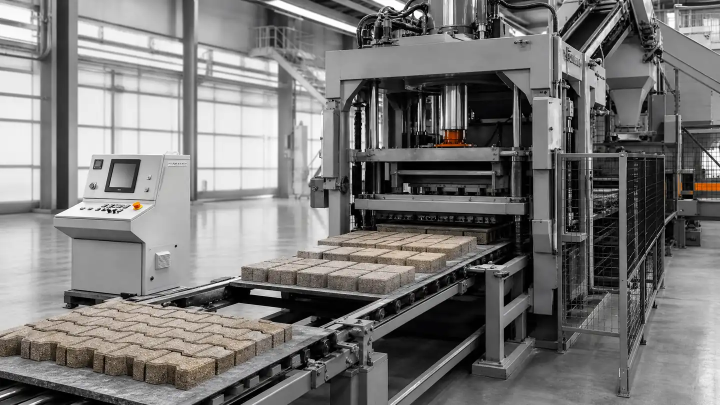
#> input picture assets/img/industries/building-materials.webp, 1440 x 810 px (shown at 1/2 size)
$ python -i process_inbox.py   (imports and definitions only)
#> lines starting #> are read from the running program, lines starting #| are printed output that depends on the picture; after the words box and inside, x2 and y2 are one past the last pixel; in counts of white or black regions, pixels touching at a corner belong together
"""Обработка заявок бота: inbox/{id}/request.json + фото → assets/data/cases.json + фото кейса.

Формат кейса (format): machine — ремонт станка/линии на объекте (по умолчанию), block — ремонт блока в мастерской
(кейс показывается на страницах /blocks/ своего вида, бренда и модели). photo_alts — подписи к фото по порядку.

Для каждой заявки:
  - новый вид оборудования (equipment_type_new) добавляется в справочник;
  - slug «бренд-модель» (при занятости — с -2, -3…);
  - фото: кадр 3:2 по центру, 1200×800, стиль сайта (монохром, тёплые тона 15–45° сохраняются), WebP ≤100 КБ,
    без метаданных → assets/img/cases/{slug}/photo-N.webp;
  - запись добавляется в cases.json, папка заявки удаляется.
Итог пишется в inbox_report.json (для отчёта в Telegram).

Запуск из корня репозитория:  python3 bot/process_inbox.py   (нужен Pillow)
"""
import glob
import json
import os
import re
import shutil
import sys

from PIL import Image, ImageChops, ImageOps

ROOT = os.path.dirname(os.path.dirname(os.path.abspath(__file__)))
MAX_BYTES = 100 * 1024
SIZE = (1200, 800)
HUE_KEEP = (11, 32)          # 15–45° в шкале Pillow 0–255: оранжевые и коричневые тона
TRANSLIT = dict(zip('абвгдеёжзийклмнопрстуфхцчшщъыьэюя',
                    ['a', 'b', 'v', 'g', 'd', 'e', 'e', 'zh', 'z', 'i', 'y', 'k', 'l', 'm', 'n', 'o', 'p', 'r', 's', 't',
                     'u', 'f', 'h', 'ts', 'ch', 'sh', 'sch', '', 'y', '', 'e', 'yu', 'ya']))


# [18 lines left out: functions slugify, lower_first, sentence, not called in this run]


def style_photo(src, dst):
    """Кадр 3:2, 1200×800, монохром с сохранением тёплых тонов, WebP ≤100 КБ. Возвращает (w, h)."""
#> called with dst = 'out.png'
    im = ImageOps.exif_transpose(Image.open(src)).convert('RGB')
#> im is the input picture: PIL image 1440x810 RGB; mean R, G, B 121.5, 120.3, 119.2
    if im.height > im.width:   # вертикальное фото: вписываем целиком на светло-серый фон, а не режем середину
        canvas = Image.new('RGB', SIZE, (226, 226, 226))
        fg = im.resize((round(im.width * SIZE[1] / im.height), SIZE[1]), Image.LANCZOS)
        canvas.paste(fg, ((SIZE[0] - fg.width) // 2, 0))
        im = canvas
    im = ImageOps.fit(im, SIZE, Image.LANCZOS) if im.width >= SIZE[0] and im.height >= SIZE[1] \
        else ImageOps.fit(im, (im.width, round(im.width * 2 / 3)) if im.width * 2 / 3 <= im.height
                          else (round(im.height * 3 / 2), im.height), Image.LANCZOS)
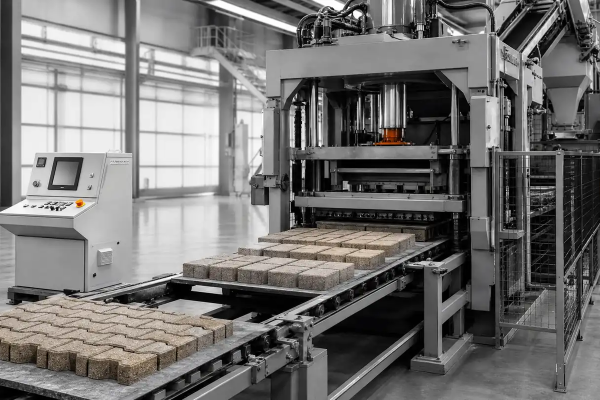
#> im: PIL image 1200x800 RGB (shown at 1/2 size); mean R, G, B 116.5, 115.2, 114.1
    h, s, v = im.convert('HSV').split()
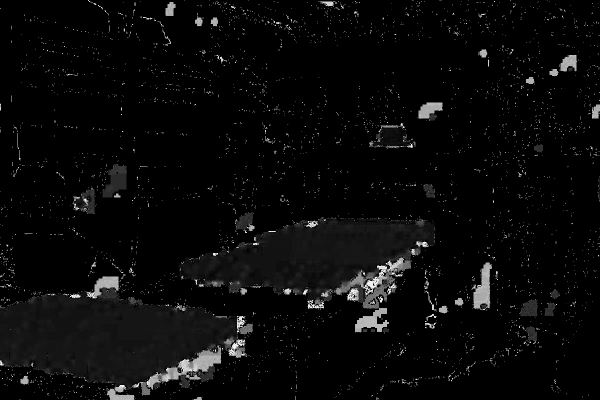
#> h: PIL image 1200x800 L (shown at 1/2 size); min 0, max 253, mean 9.4
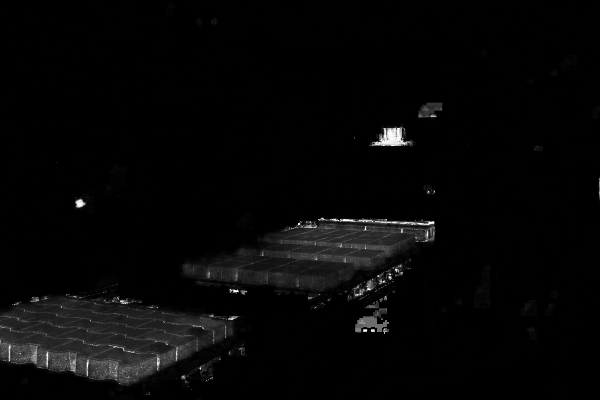
#> s: PIL image 1200x800 L (shown at 1/2 size); min 0, max 255, mean 6.2
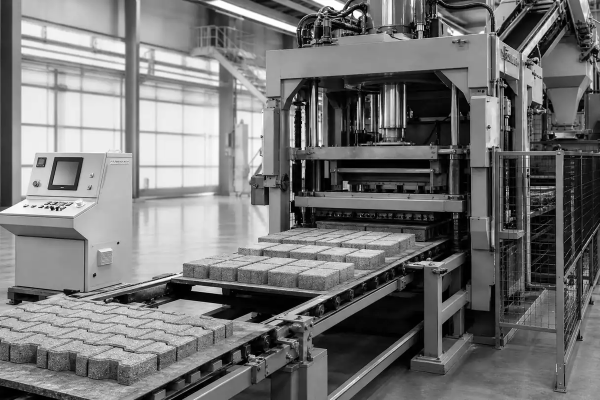
#> v: PIL image 1200x800 L (shown at 1/2 size); min 0, max 255, mean 116.6
    keep = h.point(lambda x: 255 if HUE_KEEP[0] <= x <= HUE_KEEP[1] else 0)
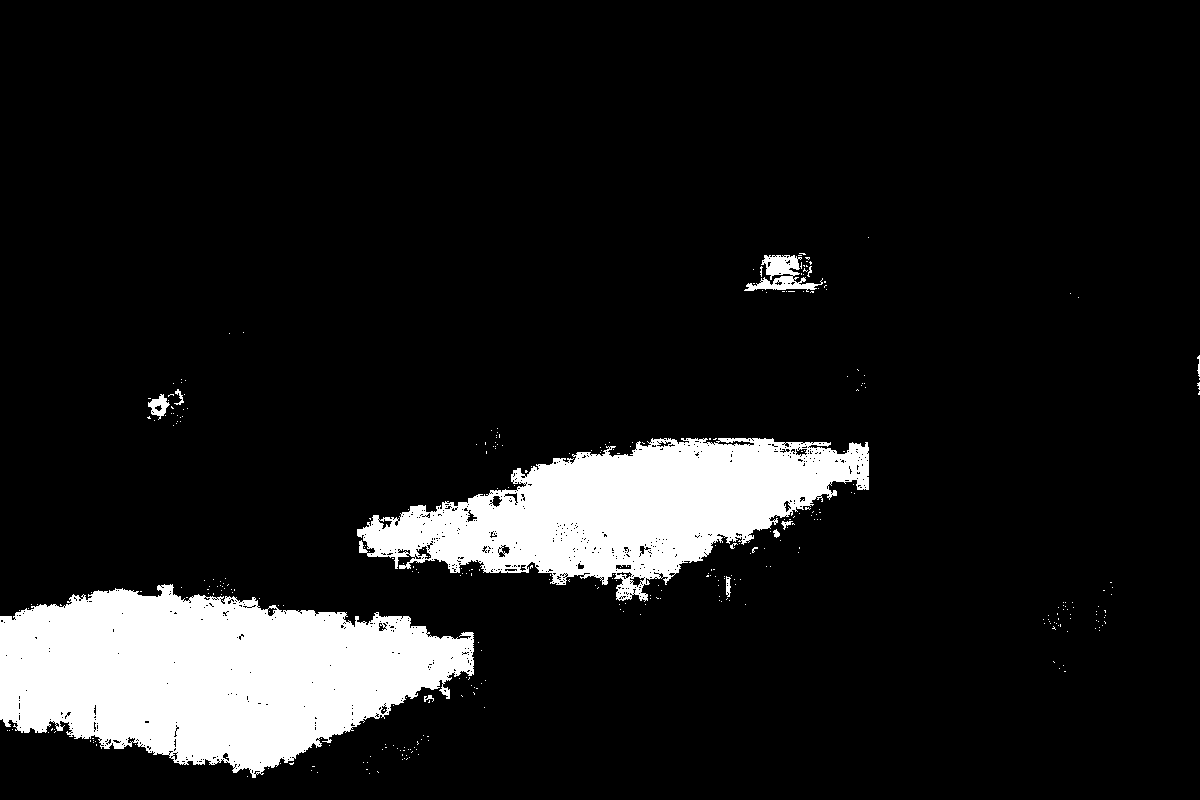
#> keep: PIL image 1200x800 L; 10.9% white; 356 white regions (344 under 20 px), largest, box (x1, y1, x2, y2) and area: (0, 584, 474, 778) 59591, (357, 438, 869, 602) 42753, (744, 255, 823, 292) 1223
    s = ImageChops.multiply(s, keep)
    out = Image.merge('HSV', (h, s, v)).convert('RGB')
    os.makedirs(os.path.dirname(dst), exist_ok=True)
    for size in (out.size, (1000, 667), (900, 600)):
        img = out if size == out.size else out.resize(size, Image.LANCZOS)
        for q in (85, 75, 65, 55, 45):
            img.save(dst, 'WEBP', quality=q, method=6)
            if os.path.getsize(dst) <= MAX_BYTES:
                return img.size
    return img.size


def load_json(rel):
    with open(os.path.join(ROOT, rel), encoding='utf-8') as f:
        return json.load(f)


# [83 lines left out: functions save_json, ensure_type, unique_slug, process, not called in this run]


# [6 lines not run here, left out]

>>> result = style_photo('../assets/img/industries/building-materials.webp', 'out.png')

$ run again, on assets/img/industries/metalworking.webp
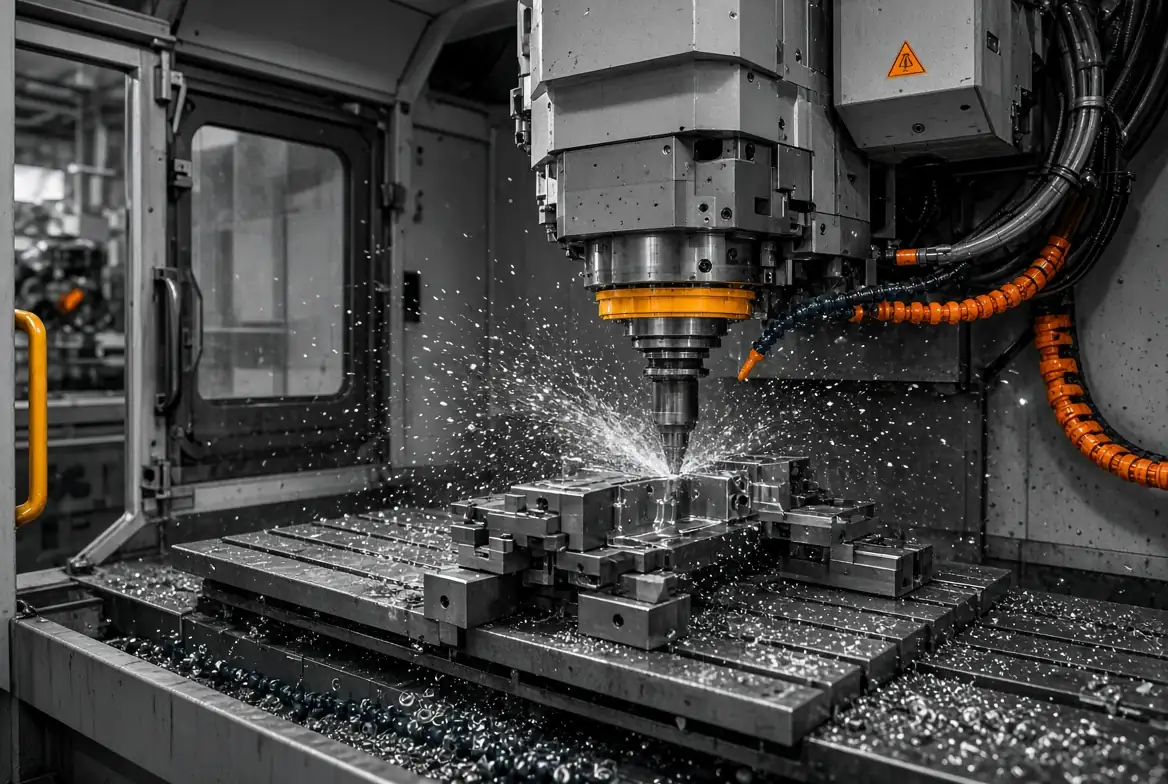
#> input picture assets/img/industries/metalworking.webp, 1168 x 784 px
#> in style_photo, im is the input picture: PIL image 1168x784 RGB; mean R, G, B 69.3, 68, 66.4
#> im: PIL image 1168x779 RGB
#> in style_photo, `keep = h.point(lambda x: 255 if HUE_KEEP[0] <= x <= HUE_KEEP[1] else 0)`:
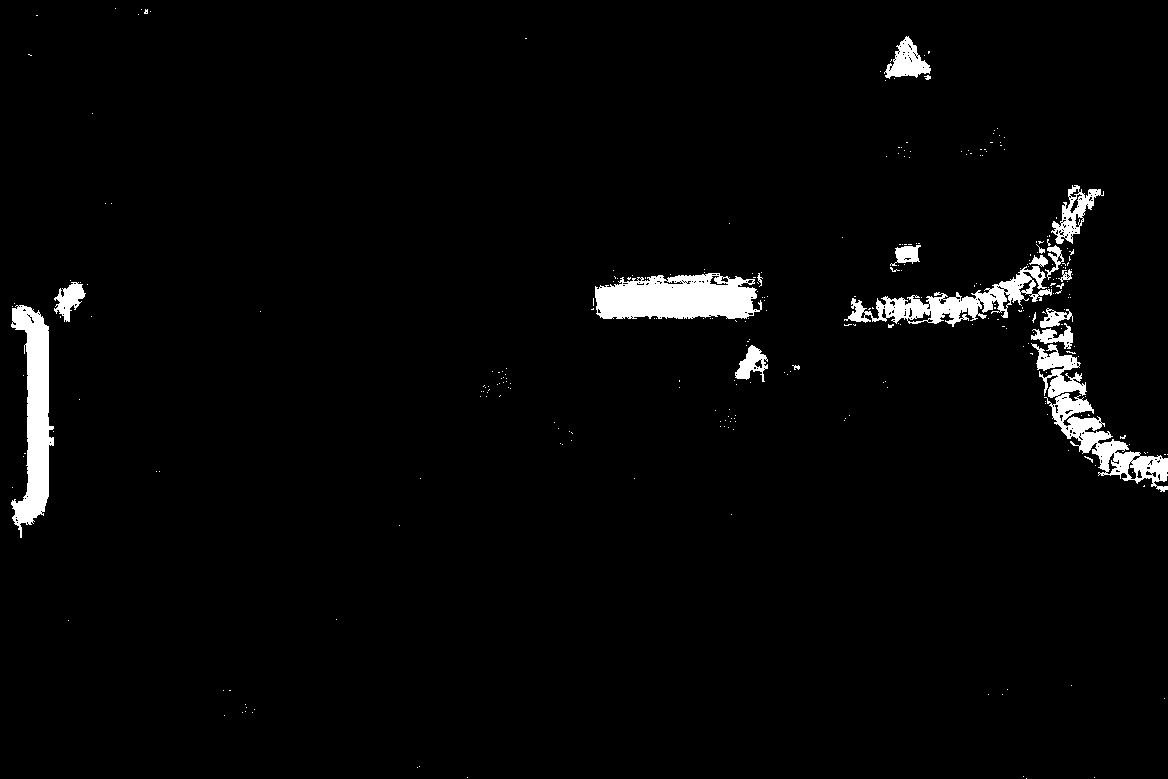
#> keep: PIL image 1168x779 L; 2.8% white; 297 white regions (278 under 20 px), largest, box (x1, y1, x2, y2) and area: (595, 273, 762, 319) 5992, (11, 305, 54, 538) 5158, (1031, 343, 1168, 492) 4793
#> in style_photo, `s = ImageChops.multiply(s, keep)`:
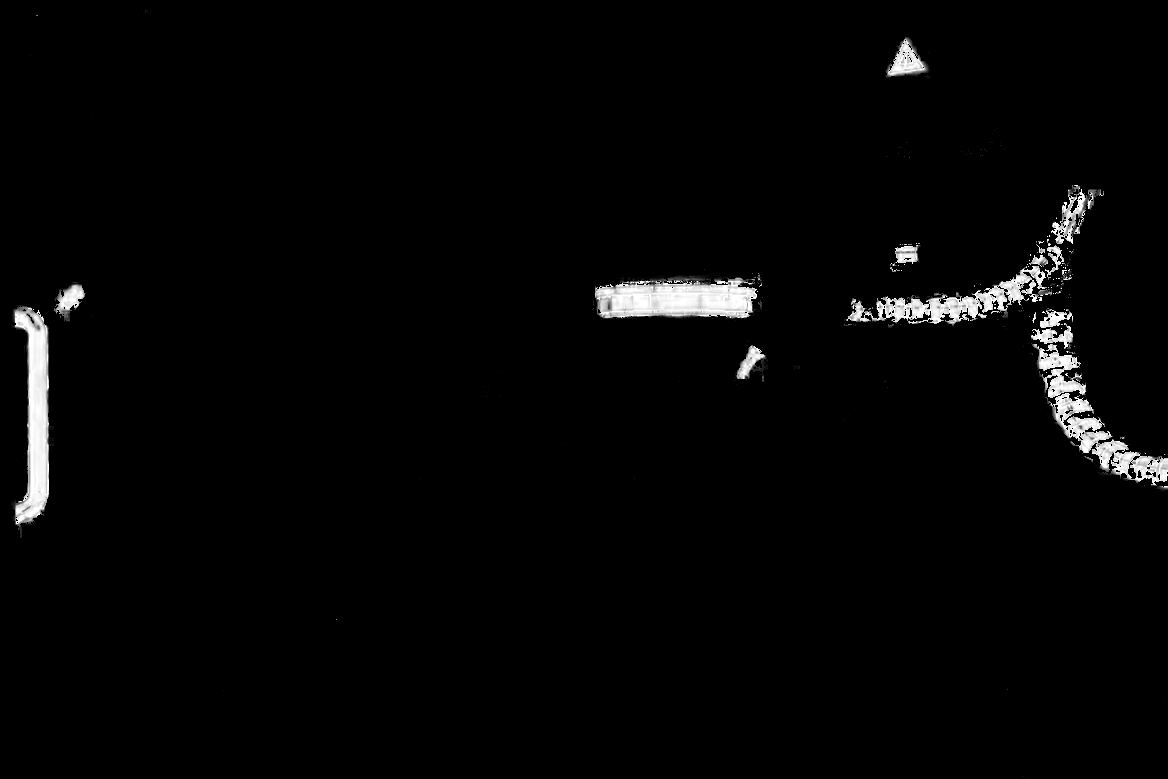
#> s: PIL image 1168x779 L; min 0, max 255, mean 5.6

$ run again, on assets/img/industries/packaging.webp
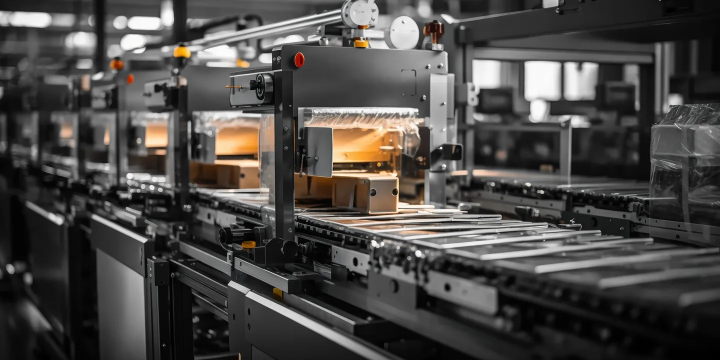
#> input picture assets/img/industries/packaging.webp, 1440 x 720 px (shown at 1/2 size)
#> in style_photo, im is the input picture: PIL image 1440x720 RGB; mean R, G, B 75.8, 73.4, 71
#> im: PIL image 1080x720 RGB
#> in style_photo, `keep = h.point(lambda x: 255 if HUE_KEEP[0] <= x <= HUE_KEEP[1] else 0)`:
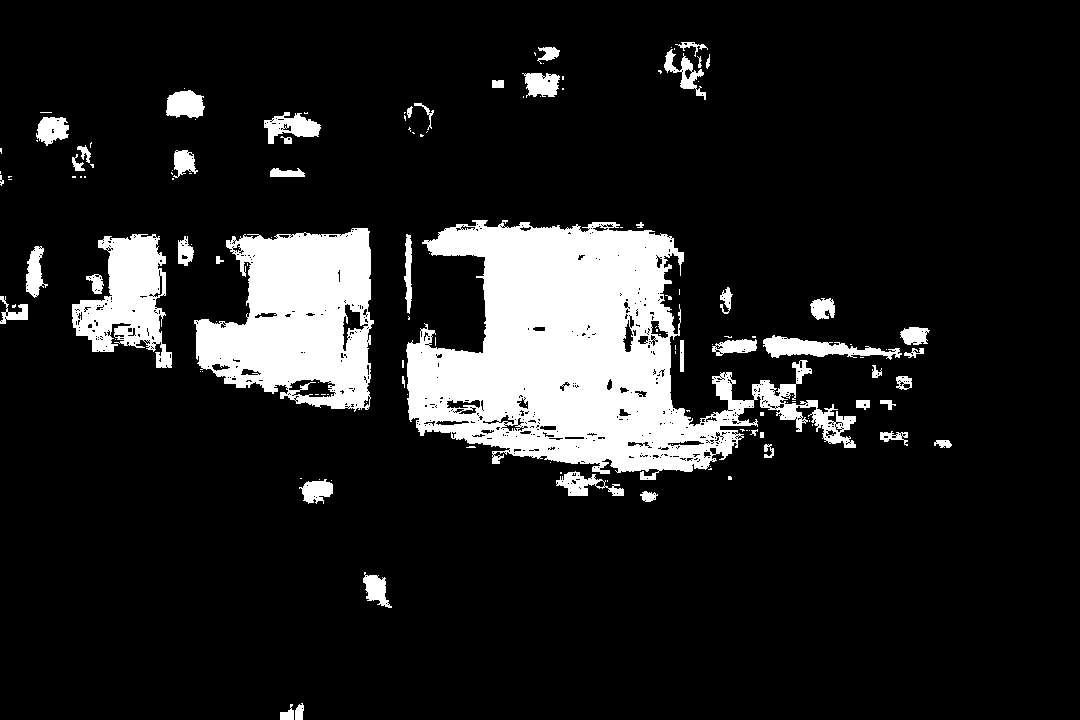
#> keep: PIL image 1080x720 L; 12.8% white; 141 white regions (90 under 20 px), largest, box (x1, y1, x2, y2) and area: (406, 220, 856, 480) 56051, (194, 228, 374, 412) 22108, (72, 234, 172, 368) 7250
#> in style_photo, `s = ImageChops.multiply(s, keep)`:
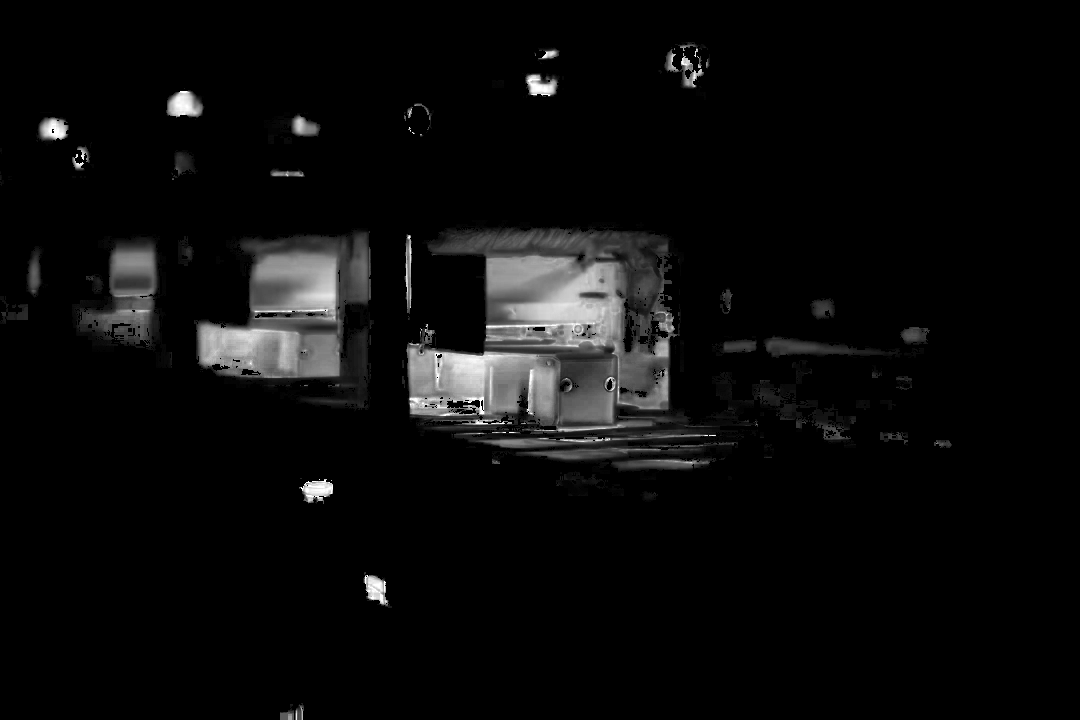
#> s: PIL image 1080x720 L; min 0, max 255, mean 11.4
